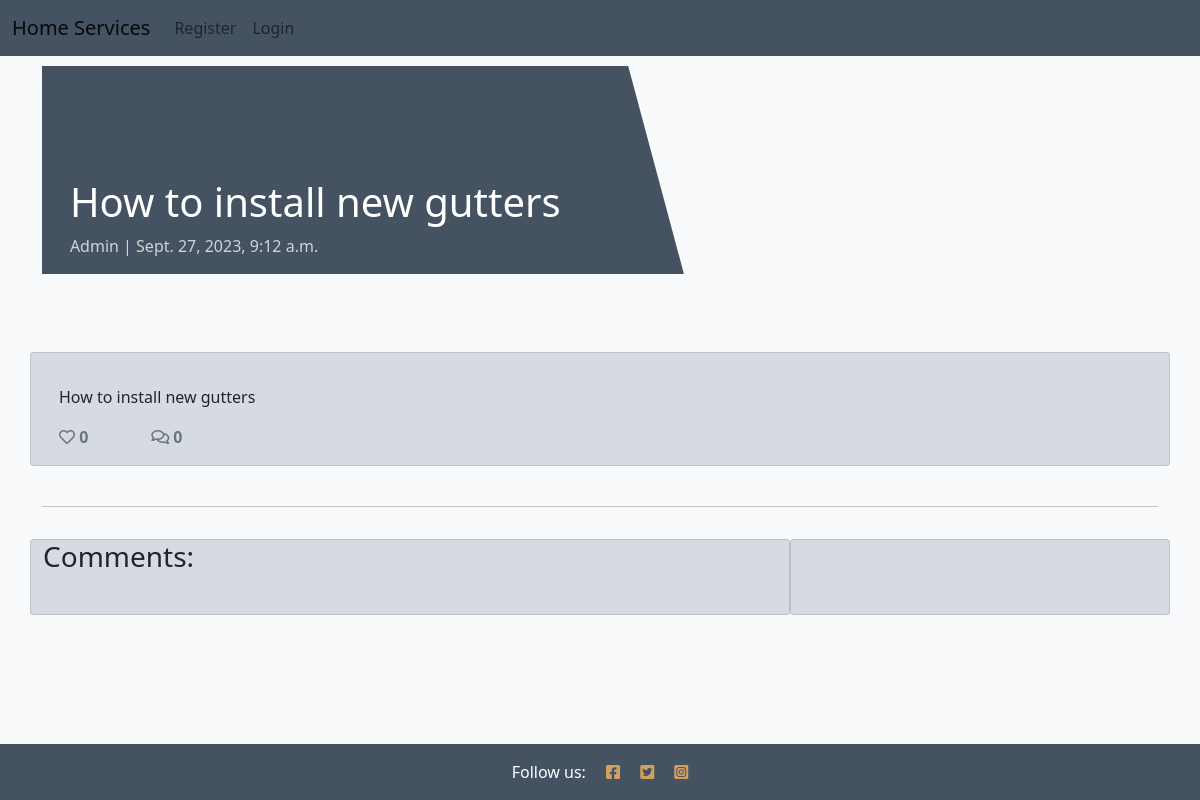
Page /how-to-install-new-gutters/ on the committed database.
### blog/models.py (models this page shows, shortened)
class Post(models.Model):
    title = models.CharField(max_length=200, unique=True)
    slug = models.SlugField(max_length=200, unique=True)
    author = models.ForeignKey(
        User, on_delete=models.CASCADE, related_name="blog_posts"
    )
    featured_image = CloudinaryField('image', default='placeholder')
    excerpt = models.TextField(blank=True)
    updated_on = models.DateTimeField(auto_now=True)
    content = models.TextField()
    created_on = models.DateTimeField(auto_now_add=True)
    status = models.IntegerField(choices=STATUS, default=0)
    likes = models.ManyToManyField(
        User, related_name='blogpost_like', blank=True)
    class Meta:
        ordering = ["-created_on"]
    def number_of_likes(self):
        return self.likes.count()

### blog/views.py (the view, shortened to what this page needs)
# urls.py: path('<slug:slug>/', views.PostDetail.as_view(), name='post_detail'),
class PostDetail(View):
    def get(self, request, slug, *args, **kwargs):
        queryset = Post.objects.filter(status=1)
        post = get_object_or_404(queryset, slug=slug)
        comments = post.comments.filter(approved=True).order_by("-created_on")
        liked = False
        if post.likes.filter(id=self.request.user.id).exists():
            liked = True
        return render(
            request,
            "post_detail.html",
            {
                "post": post,
                "comments": comments,
                "commented": False,
                "liked": liked,
                "comment_form": CommentForm()
            },
        )

### templates/post_detail.html (shortened to what this page needs)
{% extends 'base.html' %} {% block content %}
{% load crispy_forms_tags %}
<div class="masthead">
    <div class="container">
        <div class="row g-0">
            <div class="col-md-6 masthead-text">
                <h1 class="post-title">{{ post.title }}</h1>
                <p class="post-subtitle">{{ post.author }} | {{ post.created_on }}</p>
            </div>
            <div class="d-none d-md-block col-md-6 masthead-image">
            </div>
        </div>
    </div>
</div>
<div class="container">
    <div class="row">
        <div class="col card mb-4  mt-3 left  top">
            <div class="card-body">
                <p class="card-text ">
                    {{ post.content | safe }}
                </p>
                <div class="row">
                    <div class="col-1">
                        <strong>
                            {% if user.is_authenticated %}
                            <form class="d-inline" action="{% url 'post_like' post.slug %}" method="POST">
                                {% csrf_token %}
                                {% if liked %}
                                <button type="submit" name="blogpost_id" value="{{post.slug}}" class="btn-like"><i class="fas fa-heart"></i></button>
                                {% else %}
                                <button type="submit" name="blogpost_id" value="{{post.slug}}" class="btn-like"><i class="far fa-heart"></i></button>
                                {% endif %}
                            </form>
                            {% else %}
                            <span class="text-secondary"><i class="far fa-heart"></i></span>
                            {% endif %}
                        <span class="text-secondary">{{ post.number_of_likes }} </span>
                        </strong>
                    </div>
                    <div class="col-1">
                        {% with comments.count as total_comments %}
                        <strong class="text-secondary"><i class="far fa-comments"></i>
                            {{ total_comments }}</strong>
                        {% endwith %}
                    </div>
                </div>
            </div>
        </div>
    </div>
    <div class="row">
        <div class="col">
            <hr>
        </div>
    </div>
    <div class="row">
        <div class="col-md-8 card mb-4  mt-3 ">
            <h3>Comments:</h3>
            <div class="card-body">
            </div>
        </div>
        <div class="col-md-4 card mb-4  mt-3 ">
            <div class="card-body">
            </div>
        </div>
    </div>
</div>
{% endblock content %}

### static/css/style.css (style rules this page uses)
body { background-color: #F9FAFC; }
.main-bg { background-color: #F9FAFC; }
.card { border: none; background-color: transparent; }
.masthead { margin-top: 10px; overflow: hidden; position: relative; display: inline-block; height: 33vh; width: 100%; }
.masthead-text { background-color: #445261; color: white; position: relative; }
.masthead-image { position: relative; overflow: hidden; }
.masthead-image:after { content: ""; position: absolute; top: 0; right: 90%; height: 100%; width: 150%; background: #445261; -webkit-transform: skew(15deg); -moz-transform: skew(15deg); transform: skew(15deg); z-index: 100; }
.post-title { margin-top: 20%; margin-left: 5%; }
.post-subtitle { margin-left: 5%; color: lightgray; }
.card { position: relative; display: flex; flex-direction: column; min-width: 0; word-wrap: break-word; background-color: #d5dbe0; background-clip: border-box; border: 1px solid rgba(0,0,0,.125); border-radius: 0.25rem; }

### rows in the picture
Post: title "How to install new gutters", author "Admin", created_on "Sept. 27, 2023, 9:12 a.m.", content "How to install new gutters", number_of_likes "0"

### other values in the picture
{{ total_comments }} "0"
